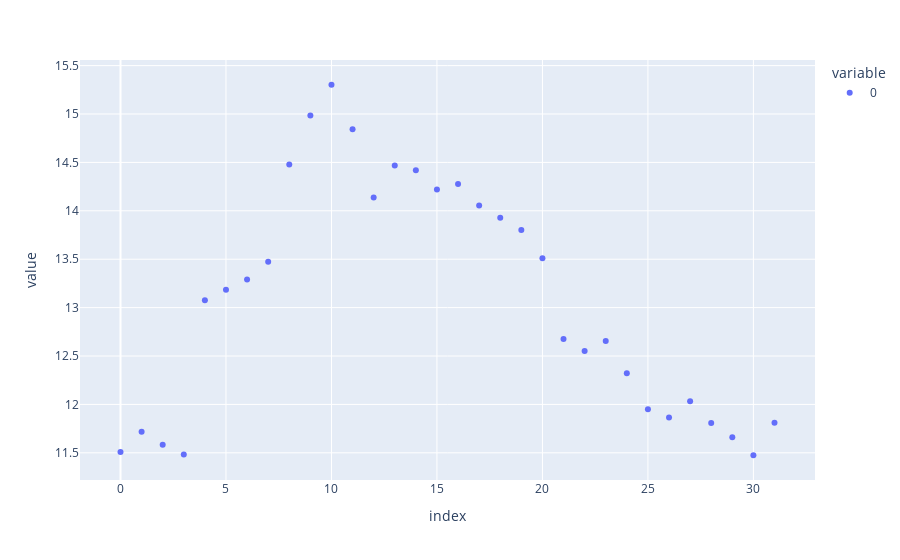

The notebook cell saved with this chart:
### Markdown cell above
Now the funny part begins. We scatter the data using plotly.

### Code cell
px.scatter(ratePerYear.values())

### Figure 1 — Plotly figure (JSON) as saved in the notebook; plotly's stock layout.template omitted (floating-point values rounded to 4 significant figures)
{"data": [{"hovertemplate": "variable=0<br>index=%{x}<br>value=%{y}<extra></extra>", "legendgroup": "0", "marker": {"color": "#636efa", "symbol": "circle"}, "mode": "markers", "name": "0", "orientation": "v", "showlegend": true, "type": "scatter", "x": [0, 1, 2, 3, 4, 5, 6, 7, 8, 9, 10, 11, 12, 13, 14, 15, 16, 17, 18, 19, 20, 21, 22, 23, 24, 25, 26, 27, 28, 29, 30, 31], "xaxis": "x", "y": [11.51, 11.72, 11.58, 11.48, 13.08, 13.18, 13.29, 13.47, 14.48, 14.98, 15.3, 14.84, 14.14, 14.47, 14.42, 14.22, 14.28, 14.05, 13.93, 13.8, 13.51, 12.68, 12.55, 12.65, 12.32, 11.95, 11.86, 12.03, 11.81, 11.66, 11.47, 11.81], "yaxis": "y"}], "layout": {"legend": {"title": {"text": "variable"}, "tracegroupgap": 0}, "margin": {"t": 60}, "xaxis": {"anchor": "y", "domain": [0, 1], "title": {"text": "index"}}, "yaxis": {"anchor": "x", "domain": [0, 1], "title": {"text": "value"}}}}
